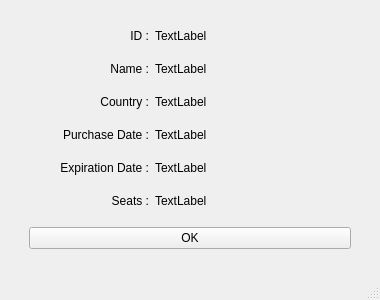
<?xml version="1.0" encoding="UTF-8"?>
<ui version="4.0">
 <class>user_info</class>
 <widget class="QMainWindow" name="user_info">
  <property name="geometry">
   <rect>
    <x>0</x>
    <y>0</y>
    <width>380</width>
    <height>300</height>
   </rect>
  </property>
  <property name="windowTitle">
   <string>Profile</string>
  </property>
  <widget class="QWidget" name="centralwidget">
   <layout class="QVBoxLayout" name="verticalLayout_2">
    <item>
     <layout class="QVBoxLayout" name="verticalLayout">
      <property name="leftMargin">
       <number>20</number>
      </property>
      <property name="topMargin">
       <number>20</number>
      </property>
      <property name="rightMargin">
       <number>20</number>
      </property>
      <property name="bottomMargin">
       <number>20</number>
      </property>
      <item>
       <layout class="QHBoxLayout" name="horizontalLayout">
        <item>
         <widget class="QLabel" name="label">
          <property name="sizePolicy">
           <sizepolicy hsizetype="Maximum" vsizetype="Preferred">
            <horstretch>0</horstretch>
            <verstretch>0</verstretch>
           </sizepolicy>
          </property>
          <property name="minimumSize">
           <size>
            <width>120</width>
            <height>0</height>
           </size>
          </property>
          <property name="font">
           <font>
            <pointsize>9</pointsize>
           </font>
          </property>
          <property name="text">
           <string>ID :</string>
          </property>
          <property name="alignment">
           <set>Qt::AlignRight|Qt::AlignTrailing|Qt::AlignVCenter</set>
          </property>
         </widget>
        </item>
        <item>
         <widget class="QLabel" name="label_id">
          <property name="sizePolicy">
           <sizepolicy hsizetype="Expanding" vsizetype="Preferred">
            <horstretch>0</horstretch>
            <verstretch>0</verstretch>
           </sizepolicy>
          </property>
          <property name="font">
           <font>
            <pointsize>9</pointsize>
           </font>
          </property>
          <property name="text">
           <string>TextLabel</string>
          </property>
         </widget>
        </item>
       </layout>
      </item>
      <item>
       <spacer name="verticalSpacer">
        <property name="orientation">
         <enum>Qt::Vertical</enum>
        </property>
        <property name="sizeType">
         <enum>QSizePolicy::Maximum</enum>
        </property>
        <property name="sizeHint" stdset="0">
         <size>
          <width>20</width>
          <height>20</height>
         </size>
        </property>
       </spacer>
      </item>
      <item>
       <layout class="QHBoxLayout" name="horizontalLayout_5">
        <item>
         <widget class="QLabel" name="label_5">
          <property name="sizePolicy">
           <sizepolicy hsizetype="Maximum" vsizetype="Preferred">
            <horstretch>0</horstretch>
            <verstretch>0</verstretch>
           </sizepolicy>
          </property>
          <property name="minimumSize">
           <size>
            <width>120</width>
            <height>0</height>
           </size>
          </property>
          <property name="font">
           <font>
            <pointsize>9</pointsize>
           </font>
          </property>
          <property name="text">
           <string>Name :</string>
          </property>
          <property name="alignment">
           <set>Qt::AlignRight|Qt::AlignTrailing|Qt::AlignVCenter</set>
          </property>
         </widget>
        </item>
        <item>
         <widget class="QLabel" name="label_name">
          <property name="sizePolicy">
           <sizepolicy hsizetype="Expanding" vsizetype="Preferred">
            <horstretch>0</horstretch>
            <verstretch>0</verstretch>
           </sizepolicy>
          </property>
          <property name="font">
           <font>
            <pointsize>9</pointsize>
           </font>
          </property>
          <property name="text">
           <string>TextLabel</string>
          </property>
         </widget>
        </item>
       </layout>
      </item>
      <item>
       <spacer name="verticalSpacer_4">
        <property name="orientation">
         <enum>Qt::Vertical</enum>
        </property>
        <property name="sizeType">
         <enum>QSizePolicy::Maximum</enum>
        </property>
        <property name="sizeHint" stdset="0">
         <size>
          <width>20</width>
          <height>20</height>
         </size>
        </property>
       </spacer>
      </item>
      <item>
       <layout class="QHBoxLayout" name="horizontalLayout_7">
        <item>
         <widget class="QLabel" name="label_7">
          <property name="sizePolicy">
           <sizepolicy hsizetype="Maximum" vsizetype="Preferred">
            <horstretch>0</horstretch>
            <verstretch>0</verstretch>
           </sizepolicy>
          </property>
          <property name="minimumSize">
           <size>
            <width>120</width>
            <height>0</height>
           </size>
          </property>
          <property name="font">
           <font>
            <pointsize>9</pointsize>
           </font>
          </property>
          <property name="text">
           <string>Country :</string>
          </property>
          <property name="alignment">
           <set>Qt::AlignRight|Qt::AlignTrailing|Qt::AlignVCenter</set>
          </property>
         </widget>
        </item>
        <item>
         <widget class="QLabel" name="label_country">
          <property name="sizePolicy">
           <sizepolicy hsizetype="Expanding" vsizetype="Preferred">
            <horstretch>0</horstretch>
            <verstretch>0</verstretch>
           </sizepolicy>
          </property>
          <property name="font">
           <font>
            <pointsize>9</pointsize>
           </font>
          </property>
          <property name="text">
           <string>TextLabel</string>
          </property>
         </widget>
        </item>
       </layout>
      </item>
      <item>
       <spacer name="verticalSpacer_5">
        <property name="orientation">
         <enum>Qt::Vertical</enum>
        </property>
        <property name="sizeType">
         <enum>QSizePolicy::Maximum</enum>
        </property>
        <property name="sizeHint" stdset="0">
         <size>
          <width>20</width>
          <height>20</height>
         </size>
        </property>
       </spacer>
      </item>
      <item>
       <layout class="QHBoxLayout" name="horizontalLayout_6">
        <item>
         <widget class="QLabel" name="label_6">
          <property name="sizePolicy">
           <sizepolicy hsizetype="Maximum" vsizetype="Preferred">
            <horstretch>0</horstretch>
            <verstretch>0</verstretch>
           </sizepolicy>
          </property>
          <property name="minimumSize">
           <size>
            <width>120</width>
            <height>0</height>
           </size>
          </property>
          <property name="font">
           <font>
            <pointsize>9</pointsize>
           </font>
          </property>
          <property name="text">
           <string>Purchase Date :</string>
          </property>
          <property name="alignment">
           <set>Qt::AlignRight|Qt::AlignTrailing|Qt::AlignVCenter</set>
          </property>
         </widget>
        </item>
        <item>
         <widget class="QLabel" name="label_purchase_date">
          <property name="sizePolicy">
           <sizepolicy hsizetype="Expanding" vsizetype="Preferred">
            <horstretch>0</horstretch>
            <verstretch>0</verstretch>
           </sizepolicy>
          </property>
          <property name="font">
           <font>
            <pointsize>9</pointsize>
           </font>
          </property>
          <property name="contextMenuPolicy">
           <enum>Qt::DefaultContextMenu</enum>
          </property>
          <property name="text">
           <string>TextLabel</string>
          </property>
         </widget>
        </item>
       </layout>
      </item>
      <item>
       <spacer name="verticalSpacer_6">
        <property name="orientation">
         <enum>Qt::Vertical</enum>
        </property>
        <property name="sizeType">
         <enum>QSizePolicy::Maximum</enum>
        </property>
        <property name="sizeHint" stdset="0">
         <size>
          <width>20</width>
          <height>20</height>
         </size>
        </property>
       </spacer>
      </item>
      <item>
       <layout class="QHBoxLayout" name="horizontalLayout_8">
        <item>
         <widget class="QLabel" name="label_8">
          <property name="sizePolicy">
           <sizepolicy hsizetype="Maximum" vsizetype="Preferred">
            <horstretch>0</horstretch>
            <verstretch>0</verstretch>
           </sizepolicy>
          </property>
          <property name="minimumSize">
           <size>
            <width>120</width>
            <height>0</height>
           </size>
          </property>
          <property name="font">
           <font>
            <pointsize>9</pointsize>
           </font>
          </property>
          <property name="text">
           <string>Expiration Date :</string>
          </property>
          <property name="alignment">
           <set>Qt::AlignRight|Qt::AlignTrailing|Qt::AlignVCenter</set>
          </property>
         </widget>
        </item>
        <item>
         <widget class="QLabel" name="label_expiration_date">
          <property name="sizePolicy">
           <sizepolicy hsizetype="Expanding" vsizetype="Preferred">
            <horstretch>0</horstretch>
            <verstretch>0</verstretch>
           </sizepolicy>
          </property>
          <property name="font">
           <font>
            <pointsize>9</pointsize>
           </font>
          </property>
          <property name="contextMenuPolicy">
           <enum>Qt::DefaultContextMenu</enum>
          </property>
          <property name="text">
           <string>TextLabel</string>
          </property>
         </widget>
        </item>
       </layout>
      </item>
      <item>
       <spacer name="verticalSpacer_7">
        <property name="orientation">
         <enum>Qt::Vertical</enum>
        </property>
        <property name="sizeType">
         <enum>QSizePolicy::Maximum</enum>
        </property>
        <property name="sizeHint" stdset="0">
         <size>
          <width>20</width>
          <height>20</height>
         </size>
        </property>
       </spacer>
      </item>
      <item>
       <layout class="QHBoxLayout" name="horizontalLayout_9">
        <item>
         <widget class="QLabel" name="label_9">
          <property name="sizePolicy">
           <sizepolicy hsizetype="Maximum" vsizetype="Preferred">
            <horstretch>0</horstretch>
            <verstretch>0</verstretch>
           </sizepolicy>
          </property>
          <property name="minimumSize">
           <size>
            <width>120</width>
            <height>0</height>
           </size>
          </property>
          <property name="font">
           <font>
            <pointsize>9</pointsize>
           </font>
          </property>
          <property name="text">
           <string>Seats :</string>
          </property>
          <property name="alignment">
           <set>Qt::AlignRight|Qt::AlignTrailing|Qt::AlignVCenter</set>
          </property>
         </widget>
        </item>
        <item>
         <widget class="QLabel" name="labe_seats">
          <property name="sizePolicy">
           <sizepolicy hsizetype="Expanding" vsizetype="Preferred">
            <horstretch>0</horstretch>
            <verstretch>0</verstretch>
           </sizepolicy>
          </property>
          <property name="font">
           <font>
            <pointsize>9</pointsize>
           </font>
          </property>
          <property name="contextMenuPolicy">
           <enum>Qt::DefaultContextMenu</enum>
          </property>
          <property name="text">
           <string>TextLabel</string>
          </property>
         </widget>
        </item>
       </layout>
      </item>
      <item>
       <spacer name="verticalSpacer_8">
        <property name="orientation">
         <enum>Qt::Vertical</enum>
        </property>
        <property name="sizeHint" stdset="0">
         <size>
          <width>20</width>
          <height>20</height>
         </size>
        </property>
       </spacer>
      </item>
      <item>
       <widget class="QPushButton" name="pushButton_ok">
        <property name="font">
         <font>
          <pointsize>9</pointsize>
         </font>
        </property>
        <property name="text">
         <string>OK</string>
        </property>
       </widget>
      </item>
     </layout>
    </item>
   </layout>
  </widget>
  <widget class="QStatusBar" name="statusbar"/>
 </widget>
 <resources/>
 <connections/>
</ui>
